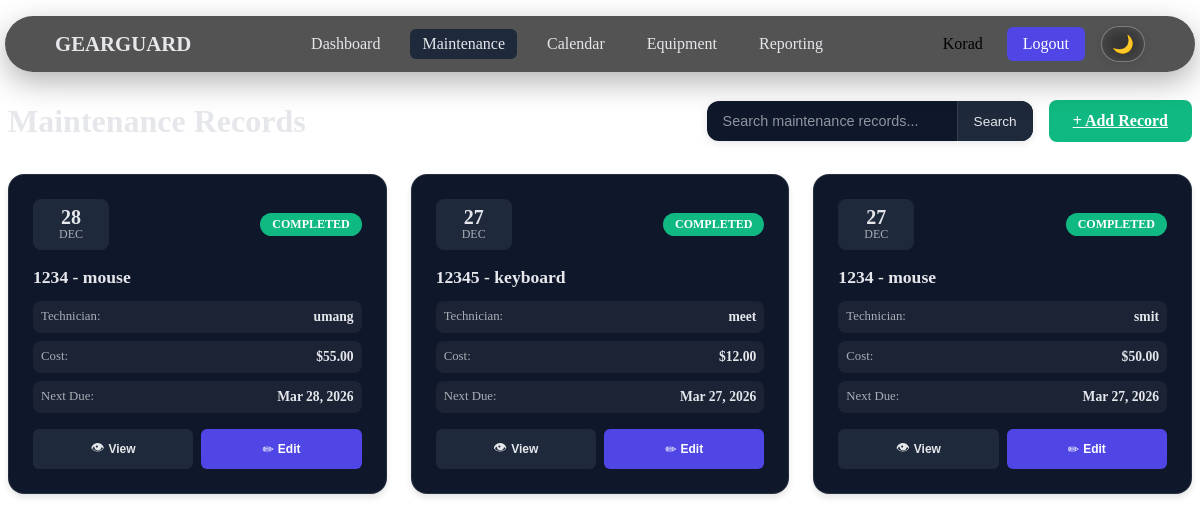
The app's page /maintenance/ (signed in) with its own data.
### maintenance/models.py (models this page shows, shortened)
class MaintenanceRecord(models.Model):
    STATUS_CHOICES = [
        ("scheduled", "Scheduled"),
        ("completed", "Completed"),
        ("overdue", "Overdue"),
    ]
    equipment = models.ForeignKey('equipment.Equipment', on_delete=models.CASCADE, related_name='maintenance_records')
    service_date = models.DateField()
    technician = models.CharField(max_length=100, blank=True)
    cost = models.DecimalField(max_digits=10, decimal_places=2, default=0)
    remarks = models.TextField(blank=True)
    next_due = models.DateField(null=True, blank=True)
    status = models.CharField(max_length=20, choices=STATUS_CHOICES, default='scheduled')

### equipment/models.py (models this page shows)
class Equipment(models.Model):
    STATUS_CHOICES = [
        ("active", "Active"),
        ("inactive", "Inactive"),
    ]
    asset_id = models.CharField(max_length=50, unique=True)
    name = models.CharField(max_length=120)
    category = models.ForeignKey(EquipmentCategory, on_delete=models.SET_NULL, null=True, related_name="equipments")
    company = models.CharField(max_length=100, blank=True)
    serial_no = models.CharField(max_length=100, blank=True)
    technician = models.CharField(max_length=100, blank=True)
    maintenance_team = models.CharField(max_length=100, blank=True)
    assigned_date = models.DateField(null=True, blank=True)
    maintenance_interval_days = models.PositiveIntegerField(default=90)
    status = models.CharField(max_length=20, choices=STATUS_CHOICES, default="active")
    description = models.TextField(blank=True)
    def __str__(self) -> str:
        return f"{self.asset_id} - {self.name}"

### maintenance/views.py (the view)
# urls.py: path('', views.maintenance_list, name='list'),
@login_required
def maintenance_list(request):
    records = (
        MaintenanceRecord.objects
        .select_related('equipment', 'equipment__category')
        .order_by('-service_date')
    )
    equipment_list = Equipment.objects.filter(status='active').order_by('name')
    return render(request, 'maintenance/list.html', {
        'records': records,
        'equipment_list': equipment_list
    })

### templates/maintenance/list.html (shortened to what this page needs)
{% extends 'base.html' %}
{% block content %}
<div class="maintenance-header">
    <h1>Maintenance Records</h1>
    <div class="maintenance-actions">
        <form class="search-form" method="get">
            <input type="search" name="q" placeholder="Search maintenance records..." value="{{ request.GET.q }}">
            <button type="submit">Search</button>
        </form>
        <a href="/maintenance/add/" class="add-record-btn">
            + Add Record
        </a>
    </div>
</div>
<div class="maintenance-grid">
    {% for r in records %}
    <div class="maintenance-card" onclick="openEditModal('{{ r.id }}')">
        <div class="record-header">
            <div class="record-date">
                <span class="date-day">{{ r.service_date|date:"d" }}</span>
                <span class="date-month">{{ r.service_date|date:"M" }}</span>
            </div>
            <div class="record-status status-{{ r.status }}">
                {{ r.get_status_display }}
            </div>
        </div>
        <div class="record-body">
            <h3 class="equipment-name" onclick="event.stopPropagation(); viewEquipment('{{ r.equipment.id }}')">{{ r.equipment }}</h3>
            <div class="record-meta">
                <div class="meta-item">
                    <span class="meta-label">Technician:</span>
                    <span class="meta-value">{{ r.technician|default:"Unassigned" }}</span>
                </div>
                <div class="meta-item">
                    <span class="meta-label">Cost:</span>
                    <span class="meta-value">${{ r.cost|default:"0" }}</span>
                </div>
                {% if r.next_due %}
                <div class="meta-item">
                    <span class="meta-label">Next Due:</span>
                    <span class="meta-value">{{ r.next_due|date:"M d, Y" }}</span>
                </div>
                {% endif %}
            </div>
        </div>
        <div class="record-footer">
            <div class="record-actions">
                <button class="action-btn view-btn" onclick="event.stopPropagation(); viewRecord('{{ r.id }}')"
                    title="View full details of this maintenance record"
                    <span class="btn-icon">👁</span>
                    <span class="btn-text">View</span>
                </button>
                <button class="action-btn edit-btn" onclick="event.stopPropagation(); openEditModal('{{ r.id }}')"
                    title="Edit this maintenance record"
                    <span class="btn-icon">✏</span>
                    <span class="btn-text">Edit</span>
                </button>
            </div>
        </div>
    </div>
    {% endfor %}
</div>
{% endblock %}

### templates/base.html (shortened to what this page needs)
<!doctype html>
<html lang="en" data-theme="dark">
<head>
    <link rel="stylesheet" href="https://cdn.jsdelivr.net/npm/@picocss/pico@2/css/pico.min.css">
</head>
<body>
    <div class="topbar-wrap">
        <div class="topbar">
            <a class="brand" href="/">GEARGUARD</a>
            <nav class="menu" id="mainMenu">
                <a href="/" class="{% if request.path == '/' %}active{% endif %}">Dashboard</a>
                <a href="/maintenance/"
                    class="{% if request.path == '/maintenance/' %}active{% endif %}">Maintenance</a>
                <a href="/calendar/" class="{% if request.path == '/calendar/' %}active{% endif %}">Calendar</a>
                <a href="/equipment/" class="{% if request.path == '/equipment/' %}active{% endif %}">Equipment</a>
                <a href="/notifications/"
                    class="{% if request.path == '/notifications/' %}active{% endif %}">Reporting</a>
            </nav>
            <div class="actions">
                {% if user.is_authenticated %}
                <span class="username">{{ user.username|title }}</span>
                <a class="cta" href="/users/logout/">Logout</a>
                {% else %}
                <a href="/users/login/">Login</a>
                <a class="cta" href="/users/signup/">Get Started</a>
                {% endif %}
                <button class="theme-toggle" id="themeToggle">🌙</button>
            </div>
        </div>
    </div>
    <main class="container">
        {% block content %}{% endblock %}
    </main>
</body>
</html>

### templates/base.html (style rules this page uses)
:root { --bar-bg: #0F172A; --pico-background-color: #000000; --bar-hover: #1E293B; --bar-radius: 10px; --bar-shadow: 0 6px 18px rgba(0, 0, 0, 0.35); --bar-text: #E5E7EB; --text-muted: #9CA3AF; --primary: #4F46E5; --success: #10B981; --warning: #F59E0B; --danger: #EF4444; --border-soft: rgba(255, 255, 255, 0.08); }
.topbar-wrap { position: fixed; top: 16px; left: 50%; transform: translateX(-50%); width: calc(100% - 10px); max-width: 1500px; background: rgba(26, 26, 26, 0.85); border-radius: 999px; backdrop-filter: blur(12px); box-shadow: 0 10px 30px rgba(0,0,0,0.3); overflow: hidden; z-index: 1000; }
.topbar { display: flex; align-items: center; justify-content: space-between; gap: 16px; padding: 10px 50px; width: 100%; box-sizing: border-box; }
main.container { margin-top: 100px; }
.topbar-wrap { background: rgba(26, 26, 26, 0.75); transition: background-color 0.5s ease, border-color 0.3s ease; }
.brand { font-size: 1.3rem; font-weight: 800; color: var(--bar-text); text-decoration: none; margin-right: 30px; }
.menu { display: flex; gap: 18px; white-space: nowrap; flex: .5; }
.menu a { color: var(--bar-text); text-decoration: none; padding: 6px 12px; border-radius: 6px; transition: 0.3s; }
.menu a:hover, .menu a.active { background: var(--bar-hover); }
.actions { display: flex; align-items: center; gap: 16px; margin-left: 30px; }
.username { margin-right: 8px; white-space: nowrap; }
.cta { background: #4f46e5; color: #fff; padding: 8px 16px; border-radius: 6px; text-decoration: none; }
.theme-toggle { width: 44px; height: 36px; border-radius: 18px; border: 1.5px solid rgba(255, 255, 255, 0.3); background: rgba(255, 255, 255, 0.05); color: var(--bar-text); font-size: 1.1rem; cursor: pointer; display: flex; align-items: center; justify-content: center; transition: all 0.3s ease; backdrop-filter: blur(10px); box-shadow: 0 2px 8px rgba(0, 0, 0, 0.1); }
* { transition: background-color 0.5s ease, color 0.3s ease, border-color 0.3s ease; }

### records on screen
MaintenanceRecord: service_date "28", service_date "DEC", status "COMPLETED", equipment "1234 - mouse", technician "umang", cost "55.00", next_due "Mar 28, 2026"
MaintenanceRecord: service_date "27", service_date "DEC", status "COMPLETED", equipment "12345 - keyboard", technician "meet", cost "12.00", next_due "Mar 27, 2026"
MaintenanceRecord: service_date "27", service_date "DEC", status "COMPLETED", equipment "1234 - mouse", technician "smit", cost "50.00", next_due "Mar 27, 2026"

### other values on screen
{{ user.username|title }} "Korad"
